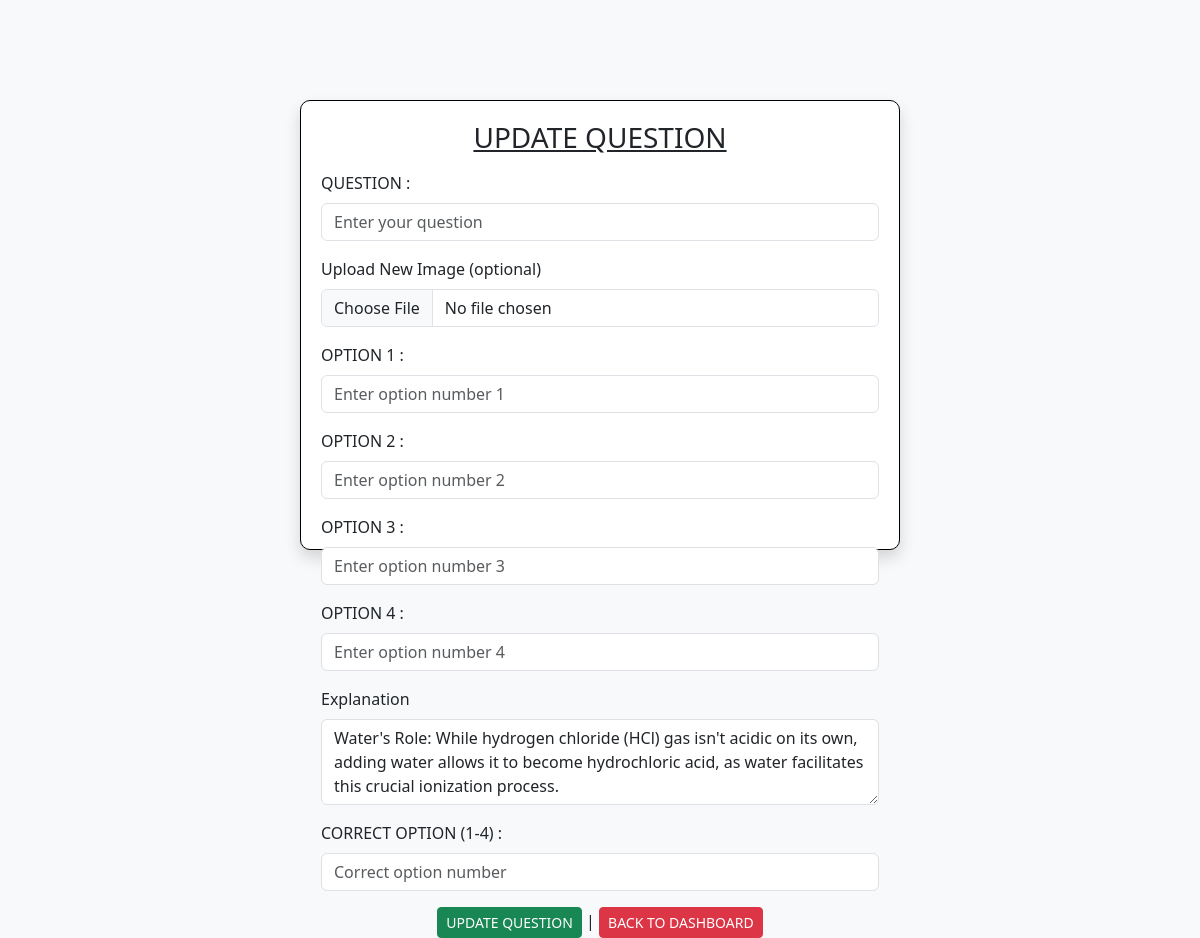
The page /edit/question/1 on the database as committed earlier.
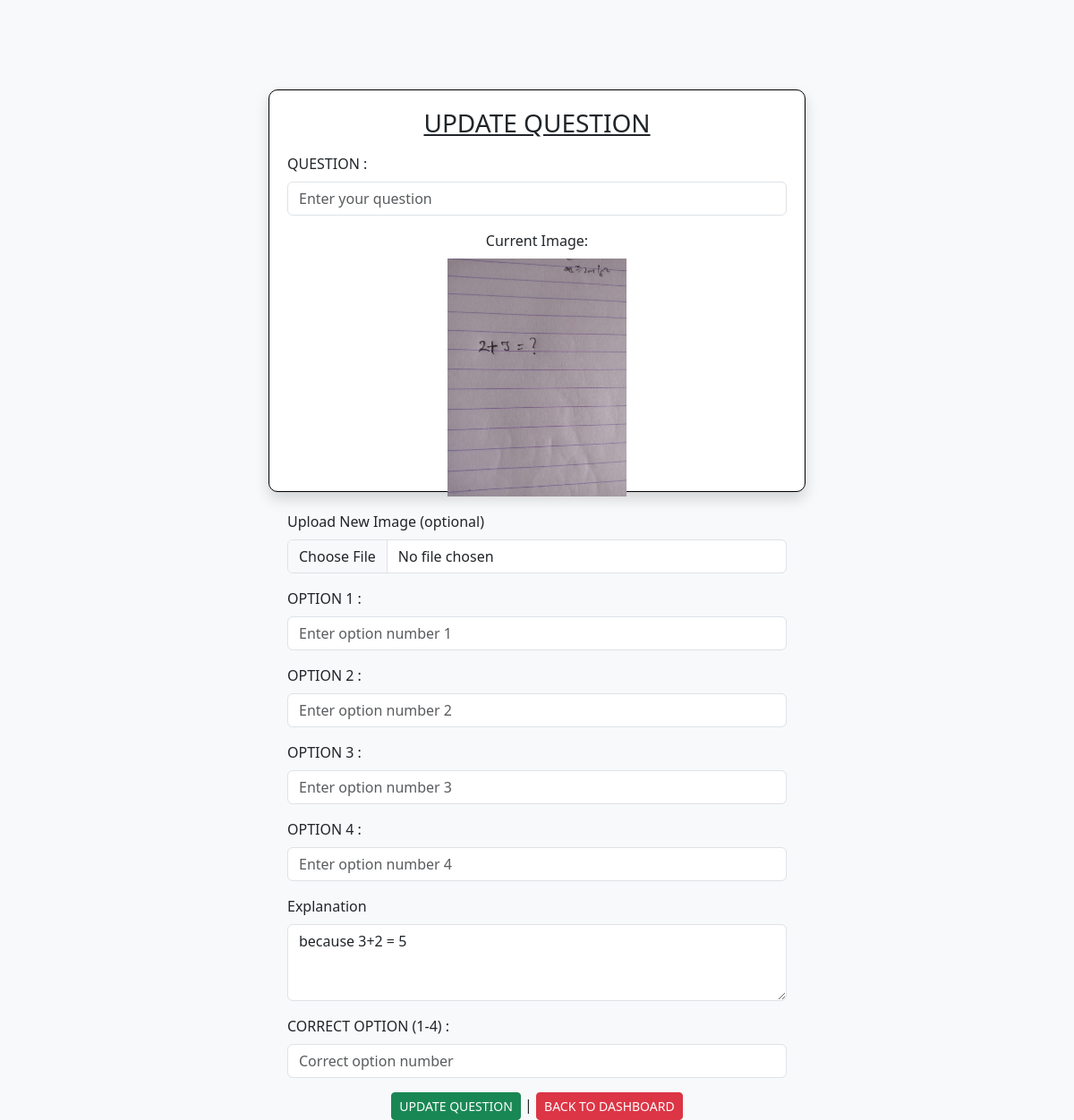
The same page on the database as committed later.
### app.py (models this page shows)
class Question(db.Model):
    id = db.Column(db.Integer , primary_key = True)
    quiz_id = db.Column(db.Integer , db.ForeignKey('quiz.id') , nullable = False)
    chapter_id = db.Column(db.Integer , db.ForeignKey('chapter.id') , nullable = False)
    question_statement = db.Column(db.Text , nullable = True)
    question_image = db.Column(db.String(100), nullable=True)
    option_1 = db.Column(db.String(50) , nullable = False)
    option_2 = db.Column(db.String(50) , nullable = False)
    option_3 = db.Column(db.String(50) , nullable = False)
    option_4 = db.Column(db.String(50) , nullable = False)
    correct_option = db.Column(db.Integer , nullable = False)
    explanation = db.Column(db.Text, nullable=True)
    quiz = db.relationship('Quiz' , backref='questions')
    chapter = db.relationship('Chapter' , backref='questions')

### app.py (the view, shortened to what this page needs)
@app.route("/edit/question/<int:question_id>", methods=["GET", "POST"])
def edit_question(question_id):
    question = Question.query.get_or_404(question_id)
    return render_template("edit_question.html", question=question)

### templates/edit_question.html (shortened to what this page needs)
<!DOCTYPE html>
<html lang="en">
<head>
    <link href="https://cdn.jsdelivr.net/npm/bootstrap@5.3.0/dist/css/bootstrap.min.css" rel="stylesheet">
    <link href="/static/style.css" rel="stylesheet">
</head>
<body class="d-flex justify-content-center align-items-center vh-100 bg-light">
    <div id="form-body" class="shadow">
        <div class="text-center mb-3">
            <h3><u>UPDATE QUESTION</u></h3>
        </div>
        <form method="POST" enctype="multipart/form-data">
            <div class="mb-3">
                <label for="form-control1" class="form-label">QUESTION :</label>
                <input type="text" id="form-control1" name="quiz_name" class="form-control" placeholder="Enter your question" required>
            </div>
            {% if question.question_image %}
            <div class="mb-3 text-center">
                <label class="form-label">Current Image:</label><br>
                <img src="{{ url_for('static', filename='uploads/' + question.question_image) }}" width="200" class="img-fluid">
            </div>
            {% endif %}
            <div class="mb-3">
                <label class="form-label">Upload New Image (optional)</label>
                <input type="file" class="form-control" name="question_image" accept="image/*">
            </div>
            <div class="mb-3">
                <label class="form-label">OPTION 1 :</label>
                <input type="text" class="form-control" name="option_1" placeholder="Enter option number 1" required>
            </div>
            <div class="mb-3">
                <label class="form-label">OPTION 2 :</label>
                <input type="text" class="form-control" name="option_2" placeholder="Enter option number 2" required>
            </div>
            <div class="mb-3">
                <label class="form-label">OPTION 3 :</label>
                <input type="text" class="form-control" name="option_3" placeholder="Enter option number 3" required>
            </div>
            <div class="mb-3">
                <label class="form-label">OPTION 4 :</label>
                <input type="text" class="form-control" name="option_4" placeholder="Enter option number 4" required>
            </div>
            <div class="mb-3">
                <label class="form-label">Explanation</label>
                <textarea class="form-control" name="explanation" rows="3">{{ question.explanation }}</textarea>
            </div>
            <div class="mb-3">
                <label class="form-label">CORRECT OPTION (1-4) :</label>
                <input type="text" class="form-control" name="correct_option" placeholder="Correct option number" required>
            </div>
            <div class="text-center">
                <button type="submit" class="btn btn-success btn-sm">UPDATE QUESTION</button> |
                <a href="/admin/dashboard" class="btn btn-danger btn-sm">BACK TO DASHBOARD</a>
            </div>
        </form>
    </div>
</body>
</html>

### static/style.css (style rules this page uses)
* { margin:0px; }
#form-body { width:500px; height:450px; margin:auto; border:4px solid blueviolet; margin-top:100px ; border-radius: 5px; padding:5px; }

### templates/edit_question.html (style rules this page uses)
#form-body { max-width: 600px; width: 90%; padding: 20px; border: 1px solid black; background-color: white; border-radius: 10px; }

Rows that differ between the two databases and show on the page:
changed Question: question_image empty → "question_1.jpeg" (drawn); question_image: picture added; explanation "Water's Role: While hydrogen chloride (HCl) gas isn't acidic on its own, adding water allows it to become hydrochloric acid, as water facilitates this crucial ionization process." → "because 3+2 = 5"
Other text that changed with them:
text now shown: "Current Image:"
